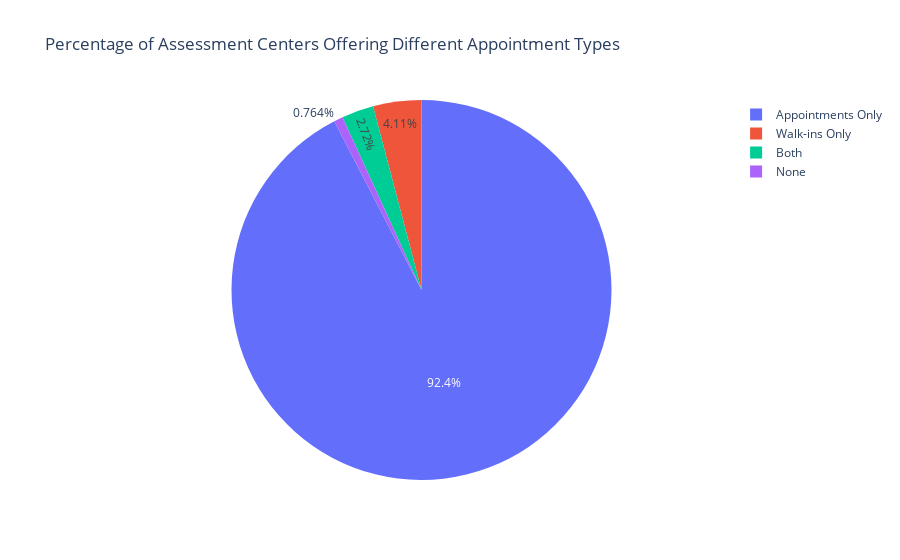

The notebook cell saved with this chart:
### Markdown cell above
### b) Appointment Methods:

### Code cell
# Create a new DataFrame to store the counts
appointment_types = pd.DataFrame(columns=['Appointment Type', 'Count'])

# Calculate the counts for each appointment type
appointments_only = data[data['appointments'] == 1.0]['location_id'].count()
walkins_only = data[data['walk_ins'] == 1.0]['location_id'].count()
both = data[(data['appointments'] == 1.0) & (data['walk_ins'] == 1.0)]['location_id'].count()
none = data[(data['appointments'] != 1.0) & (data['walk_ins'] != 1.0)]['location_id'].count()

# Append data to the DataFrame using a list of dictionaries
appointment_types = pd.concat([appointment_types, pd.DataFrame([
    {'Appointment Type': 'Appointments Only', 'Count': appointments_only},
    {'Appointment Type': 'Walk-ins Only', 'Count': walkins_only},
    {'Appointment Type': 'Both', 'Count': both},
    {'Appointment Type': 'None', 'Count': none}
])], ignore_index=True)


# Calculate percentages
total_centers = appointment_types['Count'].sum()
appointment_types['Percentage'] = (appointment_types['Count'] / total_centers) * 100

# Create a pie chart using Plotly
fig = px.pie(appointment_types, values='Percentage', names='Appointment Type', 
             title='Percentage of Assessment Centers Offering Different Appointment Types')
fig.show()

### Figure 1 — Plotly figure (JSON) as saved in the notebook; plotly's stock layout.template omitted (floating-point values rounded to 4 significant figures)
{"data": [{"domain": {"x": [0, 1], "y": [0, 1]}, "hovertemplate": "Appointment Type=%{label}<br>Percentage=%{value}<extra></extra>", "labels": ["Appointments Only", "Walk-ins Only", "Both", "None"], "legendgroup": "", "name": "", "showlegend": true, "type": "pie", "values": [92.41, 4.105, 2.721, 0.7637]}], "layout": {"legend": {"tracegroupgap": 0}, "title": {"text": "Percentage of Assessment Centers Offering Different Appointment Types"}}}
